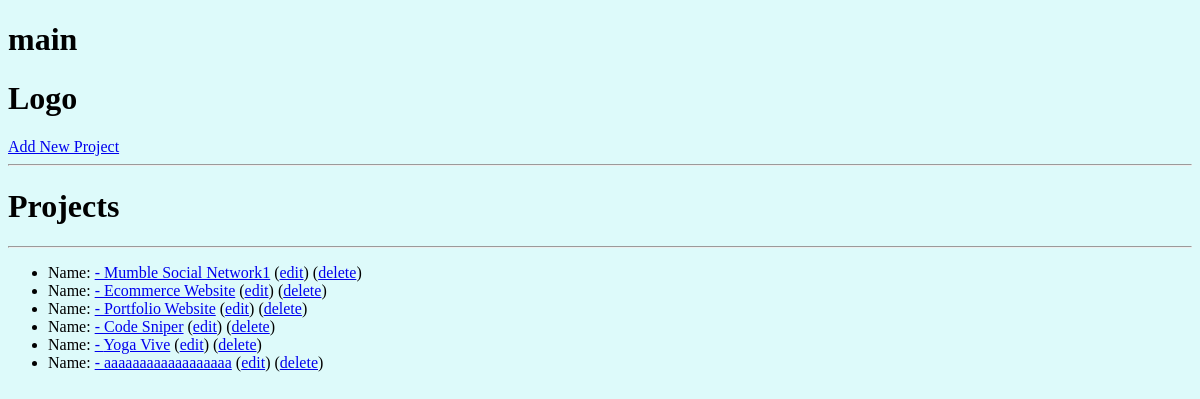
The page /projects/ on the database as committed earlier.
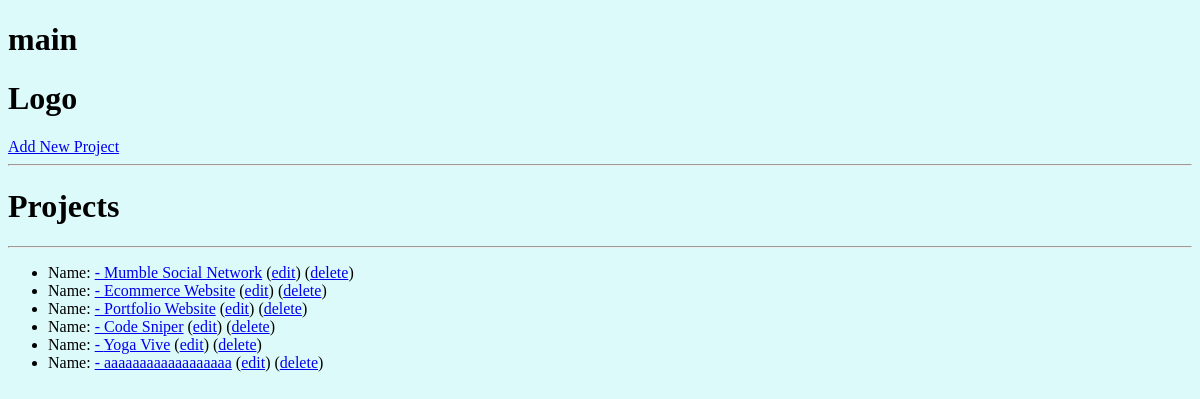
The same page on the database as committed later.
### projects/models.py (models this page shows, shortened)
class Project(models.Model):
    id = models.UUIDField(default=uuid.uuid4, primary_key=True,
                          unique=True, editable=False)  # id = created by default
    created = models.DateTimeField(auto_now_add=True)
    title = models.CharField(max_length=200)
    description = models.TextField(
        null=True, blank=True)  # can be empty or null
    featured_image = models.ImageField(
        null=True, blank=True, default="default.png")  # please rename the image name
    demo_link = models.CharField(max_length=200, null=True, blank=True)
    source_link = models.CharField(max_length=200, null=True, blank=True)
    tags = models.ManyToManyField('Tag', blank=True)  # 'Tag' ref
    vote_total = models.IntegerField(default=0, null=True, blank=True)
    vote_ratio = models.IntegerField(default=0, null=True, blank=True)

### projects/views.py (the view)
# urls.py: path('', include('projects.urls')),
def projects(request):
    project_list = Project.objects.all()
    context: dict = {'projects': project_list}
    return render(request, 'projects/projects.html', context)

### projects/templates/projects/projects.html (shortened to what this page needs)
{% extends 'main.html' %}
{% block content %}
<h1>Projects</h1>
<hr>
<ul>
        {% for project in projects %}
            <li>
                Name: <a href="{% url 'project' project.id %}">- {{project.title}}</a>
                (<a href="{% url 'update-project' project.id %}">edit</a>)
                (<a href="{% url 'delete-project' project.id %}">delete</a>)
            </li>
        {% endfor %}
</ul>
{% endblock content %}

Rows that differ between the two databases and show on the page:
changed Project: title "Mumble Social Network1" → "Mumble Social Network"
